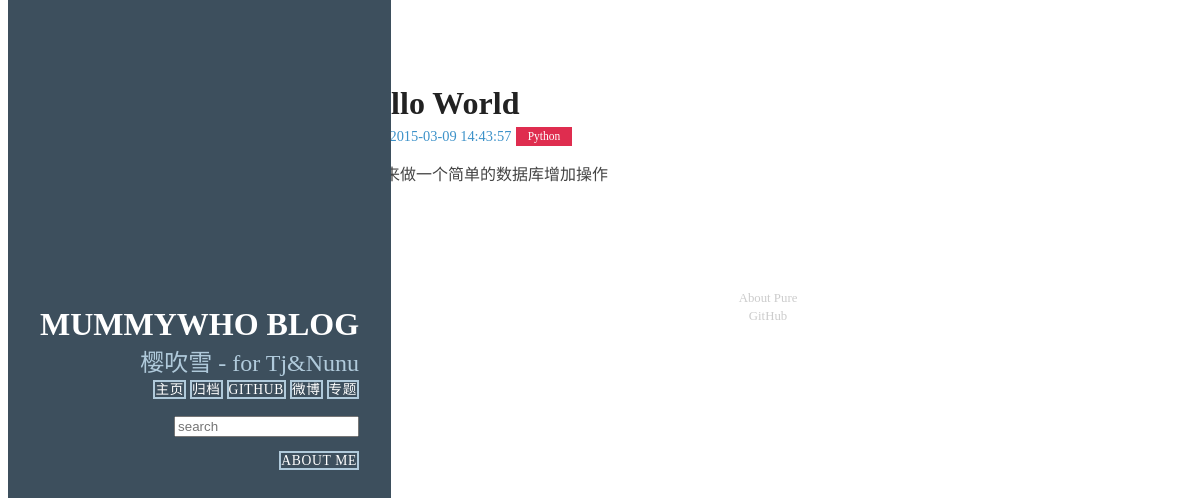
Before: /1/ with the older database file.
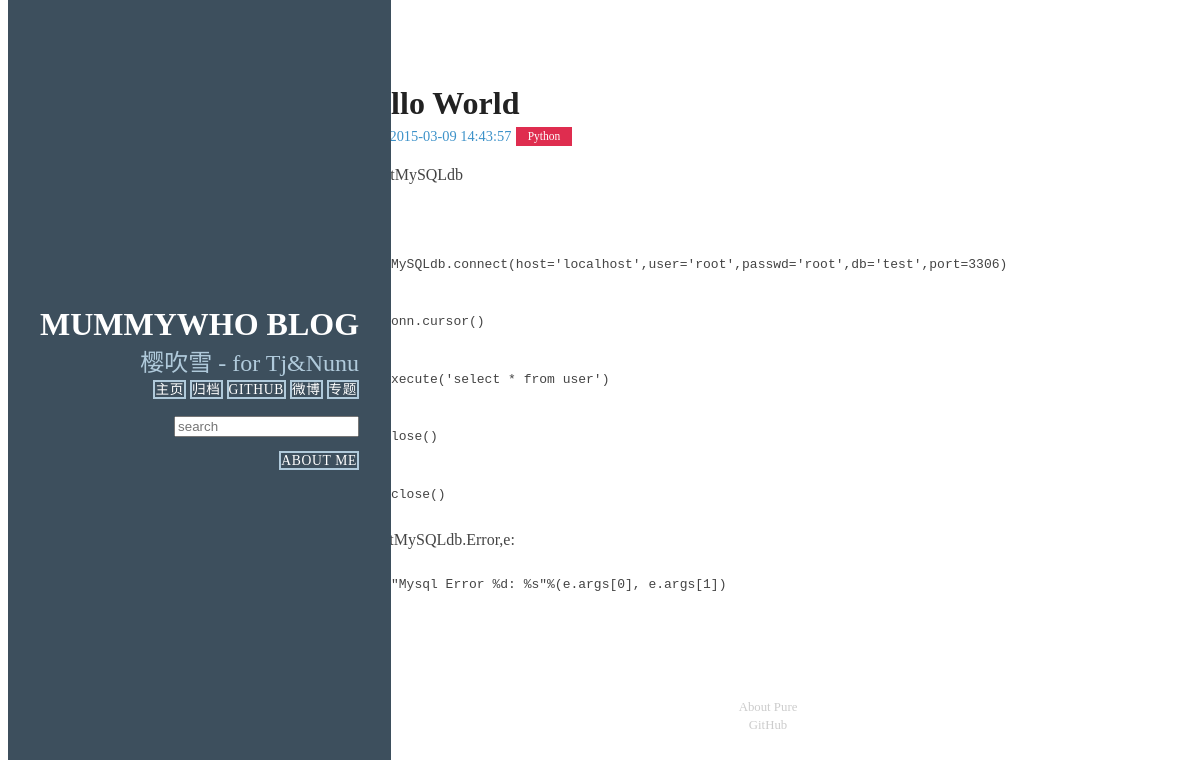
After: the same page with the newer database file.
### article/models.py (models this page shows, shortened)
class Article(models.Model) :
    title = models.CharField(max_length = 100)  #博客题目
    category = models.CharField(max_length = 50, blank = True)  #博客标签
    date_time = models.DateTimeField(auto_now_add = True)  #博客日期
    content = models.TextField(blank = True, null = True)  #博客文章正文
    def get_absolute_url(self):
        path = reverse('detail', kwargs={'id':self.id})
        return "http://121.43.225.213%s" % path
    class Meta:  #按时间下降排序
        ordering = ['-date_time']

### article/views.py (the view)
# urls.py: url(r'^(?P<id>\d+)/$', 'article.views.detail', name='detail'),
def detail(request, id):
    try:
        post = Article.objects.get(id=str(id))
    except Article.DoesNotExist:
        raise Http404
    return render(request, 'post.html', {'post' : post})

### article/templatetags/custom_markdown.py (called while the page is built)
@register.filter(is_safe=True)  #注册template filter
@stringfilter  #希望字符串作为参数
def custom_markdown(value):
    return mark_safe(markdown.markdown(value,
        extensions = ['markdown.extensions.fenced_code', 'markdown.extensions.codehilite'],
                                       safe_mode=True,
                                       enable_attributes=False))

### templates/post.html (shortened to what this page needs)
﻿{% extends "base.html" %}
{% load custom_markdown %}
{% block content %}
<div class="posts">
        <section class="post">
            <header class="post-header">
                <h2 class="post-title">{{ post.title }}</h2>
                    <p class="post-meta">
                        Time:  <a class="post-author" href="#">{{ post.date_time|date:"Y-m-d H:i:s"}}</a> <a class="post-category post-category-js" href="{% url 'search_tag' tag=post.category %}">{{ post.category|title }}</a>
                    </p>
            </header>
                <div class="post-description">
                    <p>
                        {{ post.content|custom_markdown }}
                    </p>
                </div>
        </section>
</div>
{% endblock %}

Changed rows visible on the page:
changed Article "Hello World": content|custom_markdown "我们来做一个简单的数据库增加操作" → "importMySQLdb conn=MySQLdb.connect(host='localhost',user='root',passwd='root',db='test',port=3306) cur=conn.cursor() cur.execute('select * from user') cur.close() conn.close() exceptMySQLdb.Error,e: print\"Mysql Error %d: %s\"%(e.args[0], e.args[1])"
